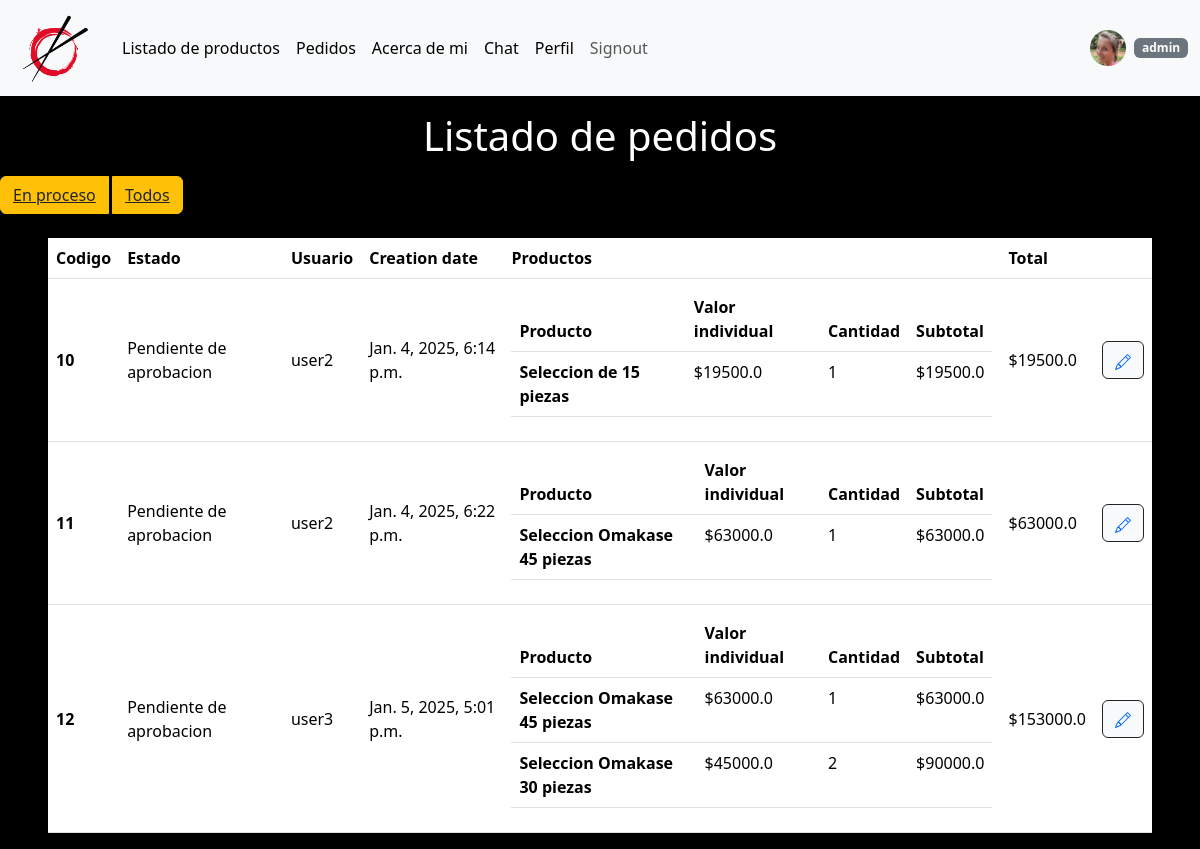
/requests (signed in), run on the app's committed database.
### core/models.py (models this page shows, shortened)
class UserInfo(models.Model):
    user = models.OneToOneField(User, on_delete=models.CASCADE)
    avatar = models.ImageField(upload_to='avatares', null=True, blank=True)
    birthDate = models.DateField(null=True)

class Purchase(models.Model):
    STATUS_CHOICES = [
        ('Para cargar', 'Para cargar'),
        ('Pendiente de aprobacion', 'Pendiente de aprobacion'),
        ('Pagado', 'Pagado'),
        ('En preparacion', 'En preparacion'),
        ('Listo para retirar', 'Listo para retirar'),
        ('Finalizado', 'Finalizado'),
        ('Cancelado', 'Cancelado')
    ]
    creation_date = models.DateTimeField(auto_now_add=True)
    products = models.ManyToManyField('Items', blank=True)
    total = models.FloatField(default=0)
    status = models.CharField(max_length=30, choices=STATUS_CHOICES, default='Para cargar')
    user = models.ForeignKey(User, on_delete=models.CASCADE, null=True, blank=True, default=1)

class Items(models.Model):
    product = models.ForeignKey(Product, on_delete=models.PROTECT)
    quantity = models.IntegerField(default=0)
    subtotal = models.FloatField(default=0)

class Product(models.Model):
    creation_date = models.DateTimeField(auto_now_add=True)
    picture = models.ImageField(upload_to='products', null=True)
    title = models.CharField(max_length=50)
    description = models.CharField(max_length=200)
    price = models.FloatField(default=0)
    stock = models.IntegerField(default=0)

### core/views.py (the view)
# urls.py: path('requests', views.requests, name='requests'), #  ADMIN - Read requests with status in progress
@login_required(login_url='core:my-login')
def requests(request):
    try:
        if request.user.username == 'admin':
            purchases = Purchase.objects.filter(
                ~Q(status__in=['Para cargar', 'Finalizado', 'Cancelado'])
            )
            context = {'purchases': purchases}
            return render(request, 'core/requests.html', context=context)
        return redirect("core:products")
    except:
        return redirect("core:products")

### templates/core/requests.html (shortened to what this page needs)
{% extends 'core/base.html' %}
{% load static %}
{% block content %}
<body class="bg-black">
    <h1 class="text-white text-center fw-lighter m-3">Listado de pedidos</h1>
    <div class="input-group">
      <button type="button" class="btn btn-warning text-dark">
        <a class="text-dark" href="{% url 'core:requests' %}">En proceso</a>
      </button>
      <button type="button" class="btn btn-warning text-dark">
        <a class="text-dark" href="{% url 'core:requests_all' %}">Todos</a>
      </button>
    </div>
    <br>
    <div class="mx-5">
        <table class="table table-hover">
            <thead>
              <tr>
                <th scope="col align-middle">Codigo</th>
                <th scope="col align-middle">Estado</th>
                <th scope="col align-middle">Usuario</th>
                <th scope="col align-middle">Creation date</th>
                <th scope="col align-middle">Productos</th>
                <th scope="col align-middle">Total</th>
                <th scope="col"></th>
              </tr>
            </thead>
            <tbody>
              {% for pur in purchases %}
                <tr>
                  <th scope="row" class="align-middle">{{pur.id}}</th>
                  <td class="align-middle">{{pur.status}}</td>
                  <td class="align-middle">{{pur.user}}</td>
                  <td class="align-middle">{{pur.creation_date}}</td>
                  <td>
                    <table class="table">
                      <thead>
                        <tr>
                          <th scope="col ">Producto</th>
                          <th scope="col">Valor individual</th>
                          <th scope="col">Cantidad</th>
                          <th scope="col">Subtotal</th>
                        </tr>
                      </thead>
                      <tbody>
                        {% for prod in pur.products.all %}
                          <tr>
                            <th scope="row">{{prod.product.title}}</th>
                            <td>${{prod.product.price}}</td>
                            <td>{{prod.quantity}}</td>
                            <td>${{prod.subtotal}}</td>
                          </tr>
                        {% endfor %}
                      </tbody>
                    </table>
                  </td>
                  <td class="align-middle">${{pur.total}}</td>
                  <td class="align-middle text-center">
                    <button type="button" class="btn btn-outline-dark bg-light">
                      <a href="{% url 'core:update_purchase' pur.id %}">
                      </a>
                    </button>
                  </td>
                </tr>
              {% endfor %}
            </tbody>
          </table>
    </div>
</body>
{% endblock %}

### templates/core/navbar.html (shortened to what this page needs)
{% load static %}
{% block content %}
<nav class="navbar navbar-expand-lg bg-body-tertiary">
    <div class="container-fluid">
      <a class="navbar-brand" href="{% url 'core:home' %}"><img src="{% static 'images/logo2.png' %}" alt="" class="rounded mx-2" width="70px"></a>
      <div class="collapse navbar-collapse" id="navbarSupportedContent">
        <ul class="navbar-nav me-auto mb-2 mb-lg-0">
          {% if user.is_authenticated %}
            <li class="nav-item">
              <a class="nav-link active" href="{% url 'core:products' %}">Listado de productos</a>
            </li>
            {% if not user.is_superuser %}
            <li class="nav-item">
              <a class="nav-link active" aria-current="page" href="{% url 'core:cart' %}">Mis pedidos</a>
            </li>
            {% else %}
            <li class="nav-item">
              <a class="nav-link active" aria-current="page" href="{% url 'core:requests' %}">Pedidos</a>
            </li>
            {% endif %}
            {% if user.is_superuser %}
            <li class="nav-item">
              <a class="nav-link active" aria-current="page" href="{% url 'core:aboutMe' %}">Acerca de mi</a>
            </li>
            {% endif %}
          {% endif %}
          {% if user.is_authenticated %}
          <li class="nav-item">
            <a class="nav-link active" href="{% url 'mensajeria:chat' %}">Chat</a>
          </li>
          <li class="nav-item">
            <a class="nav-link active" aria-current="page" href="{% url 'core:profile' %}">Perfil</a>
          </li>
          <li class="nav-item">
            <form action={% url 'core:user-logout' %} method="post">
              <button class="nav-link">Signout</button>
            </form>
          </li>
          {% endif %}
        </ul>
        {% if user.is_authenticated %}
        <img class="avatar avatar-xs mx-2" src="{{request.user.userinfo.avatar.url}}" alt="...">
        <span class="badge text-bg-secondary">{{request.user}}</span>
        {% endif%}
      </div>
    </div>
  </nav>
  {% endblock %}

### static/css/styles.css (style rules this page uses)
.avatar { position: relative; display: inline-block; width: 36px; height: 36px; line-height: 36px; text-align: center; border-radius: 100%; background-color: #f5f6f7; color: #8b95a5; text-transform: uppercase; }
button, input, optgroup, select, textarea { font-family: Roboto,sans-serif; font-weight: 300; }

### data on the page
Purchase: id "10", status "Pendiente de aprobacion", user "user2", creation_date "Jan. 4, 2025, 6:14 p.m.", total "19500.0"
Items: product "Seleccion de 15 piezas", product.price "19500.0", quantity "1", subtotal "19500.0"
Purchase: id "11", status "Pendiente de aprobacion", user "user2", creation_date "Jan. 4, 2025, 6:22 p.m.", total "63000.0"
Items: product "Seleccion Omakase 45 piezas", product.price "63000.0", quantity "1", subtotal "63000.0"
Purchase: id "12", status "Pendiente de aprobacion", user "user3", creation_date "Jan. 5, 2025, 5:01 p.m.", total "153000.0"
Items: product "Seleccion Omakase 45 piezas", product.price "63000.0", quantity "1", subtotal "63000.0"
Items: product "Seleccion Omakase 30 piezas", product.price "45000.0", quantity "2", subtotal "90000.0"

### other printed values
{{ request.user }} "admin"
